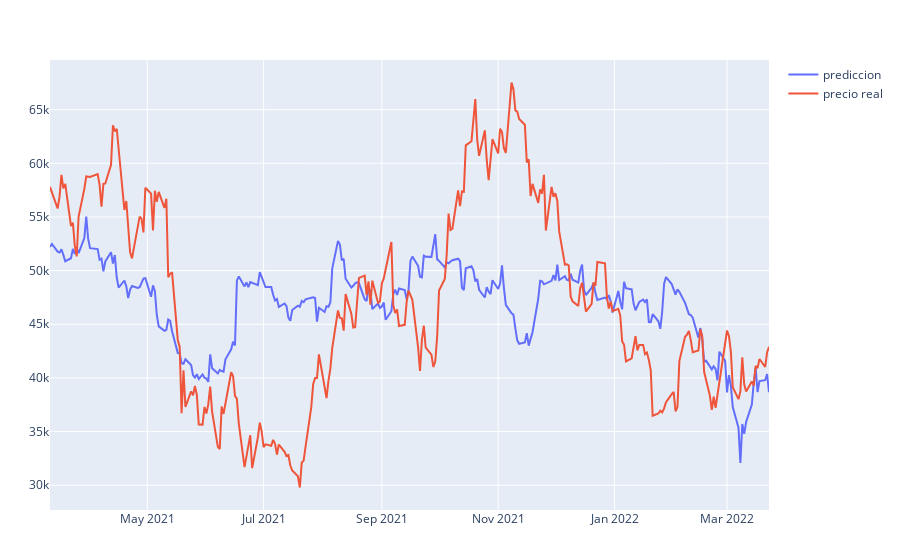

The notebook cell saved with this chart:
### Markdown cell above
Comparando la predicción con el precio real durante el última año obtendríamos la siguiente gráfica

### Code cell
pred=ones(272,1).*x[1]+x[3].*dataSilver.PriceFloat+x[4].*dataOil.PriceFloat+x[2].*dataGold.PriceFloat
result=plot(dataBitcoin.Date,[pred dataBitcoin.PriceFloat])
restyle!(result, name=["prediccion","precio real"])
result

### Figure 1 — Plotly figure (JSON) as saved in the notebook; plotly's stock layout.template omitted (floating-point values rounded to 4 significant figures; data arrays with more than 128 entries replaced by an {"elided": "..."} marker saying what was removed)
{"data": [{"name": "prediccion", "type": "scatter", "x": {"elided": "272 str values"}, "y": {"elided": "272 float values"}}, {"name": "precio real", "type": "scatter", "x": {"elided": "272 str values"}, "y": {"elided": "272 float values"}}], "layout": {"margin": {"b": 50, "l": 50, "r": 50, "t": 60}}}
